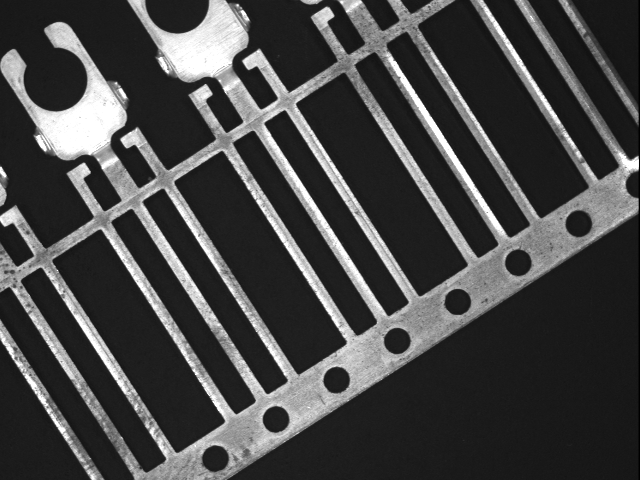
#> input picture Data/Image/clp5.bmp, 640 x 480 px, found by its file name
$ jupyter execute --allow-errors 'Object detection.ipynb'
#> lines starting #> are read from the running program, lines starting #| are printed output that depends on the picture; after the words box and inside, x2 and y2 are one past the last pixel; in counts of white or black regions, pixels touching at a corner belong together; long printed decimals are rounded
[cell 1]
import cv2
from google.colab.patches import cv2_imshow
import numpy as np

#偵測圓形

[cell 2]
img = cv2.imread('/content/clp5.bmp')
#> img is the input picture: shape (480, 640, 3); min 0, max 255, mean 70.2
img_gray = cv2.imread('/content/clp5.bmp', cv2.IMREAD_GRAYSCALE)
#> img_gray: shape (480, 640); min 0, max 255, mean 70.2
cv2_imshow(img)

[cell 3]
blurred = cv2.GaussianBlur(img_gray, (21, 21), 0)
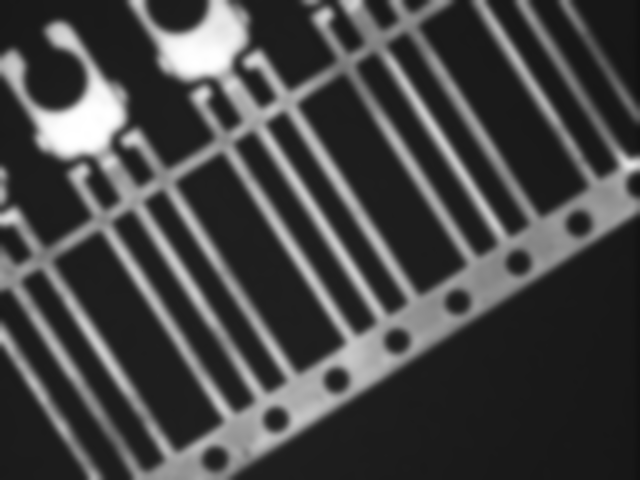
#> blurred: shape (480, 640); min 17, max 255, mean 70.2
edged = cv2.Canny(blurred, 60, 150)
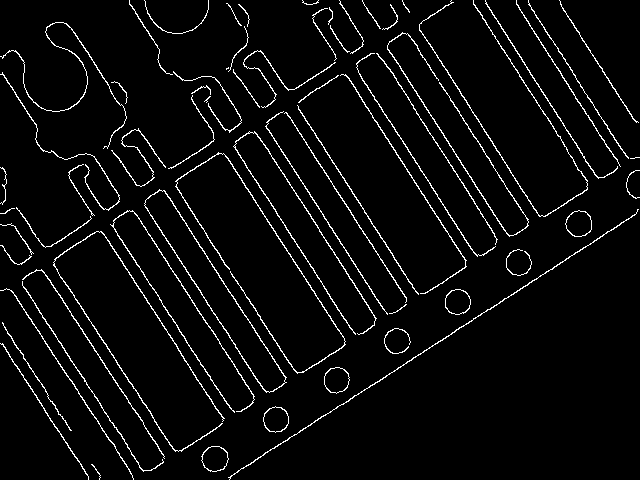
#> edged: shape (480, 640); 4.3% white in thin lines or dots
cv2_imshow(edged)

[cell 4]
radius = 0

minDist = 10
param1 = 25
param2 = 18
minRadius = 11
maxRadius = 15

circles = cv2.HoughCircles(edged, cv2.HOUGH_GRADIENT, 1, minDist, param1=param1, param2=param2, minRadius=minRadius, maxRadius=maxRadius)
#> circles = [[214.5, 458.5, 11.8], [457.5, 301.5, 11.8], [336.5, 379.5, 11.8], [275.5, 419.5, 11.8], [396.5, 339.5, 12.1], [519.5, 262.5, 12.1], [577.5, 224.5, 13.2]]

if circles is not None:
    circles = np.uint16(np.around(circles))
#> circles = [[214, 458, 12], [458, 302, 12], [336, 380, 12], [276, 420, 12], [396, 340, 12], [520, 262, 12], [578, 224, 13]]
    print("圓數量:" + str(circles.shape[1]))
#| 圓數量:7
    for i in circles[0,:]:
        cv2.circle(img, (i[0], i[1]), i[2], (0, 255, 0), 2)
        cv2.circle(img,(i[0],i[1]),2,(0,0,255),3)
        radius += i[2]
#> this loop made 7 passes
#> (i, radius) on passes 1 to 7: ([214, 458, 12], 12), ([458, 302, 12], 24), ([336, 380, 12], 36), ([276, 420, 12], 48), ([396, 340, 12], 60), ([520, 262, 12], 72), ([578, 224, 13], 85)
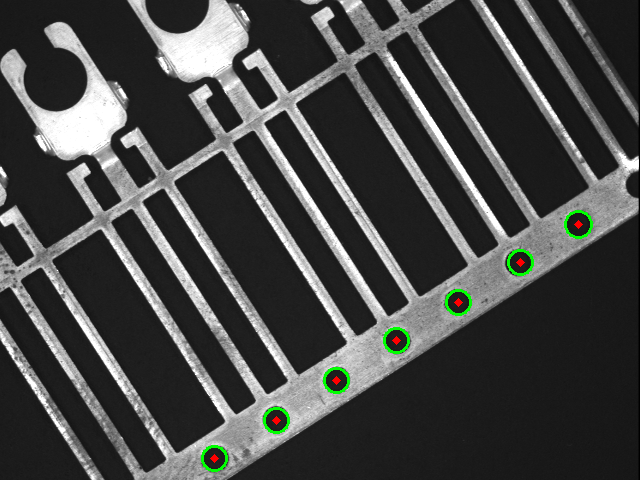
#> img: shape (480, 640, 3); 0.61% of pixels changed, all inside (x1, y1, x2, y2) = (201, 210, 593, 472)
#> after the loop, radius = 85
    print("圓直徑:" + str(2*radius/circles.shape[1]))
#| 圓直徑:24.286

cv2_imshow(img)

#角度測量

[cell 5]
img = cv2.imread('/content/clp5.bmp')
img_gray = cv2.imread('/content/clp5.bmp', cv2.IMREAD_GRAYSCALE)

cv2_imshow(img_gray)
print(img.shape)
#| (480, 640, 3)

[cell 6]
import math
from typing import NamedTuple

class Point(NamedTuple):
    x: int
    y: int

def angle(a: Point, b: Point, c: Point) -> float:
    ang = math.degrees(math.atan2(c[1]-b[1], c[0]-b[0]) - math.atan2(a[1]-b[1], a[0]-b[0]))
    return ang + 360 if ang < 0 else ang

[cell 7]
img = cv2.imread('/content/clp5.bmp')
img_gray = cv2.imread('/content/clp5.bmp', cv2.IMREAD_GRAYSCALE)

#> (the rest of this cell did not finish here and is left out)

#寬度測量

[cell 8]
img = cv2.imread('/content/clp5.jpg')
height, width = img.shape[:2]
#> height = 480; width = 640
center = (width/2, height/2)
#> center = (320, 240)

#> (the rest of this cell did not finish here and is left out)
